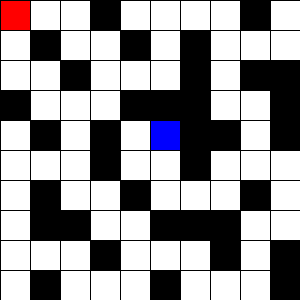
Frame 1 (no input)
Frame 60 (the mouse pressed at the canvas centre just before this capture): identical to frame 1, image omitted
Frame 120 (the mouse held since frame 60 and released just before this capture): identical to frame 1, image omitted

The Processing sketch that drew this single still picture (run headless with seeded random() and noise(); from frame 60 on, the mouse is pressed at the canvas centre):

// Processing sketch: section5
// ── section5.pde

//【発展課題1】迷路の全探索（改良したい版）

int x = 1;
int y = 1;
int count = 0;

int max; //上下左右の中で一番点数が低い方向　上:0　右:1　下:2　左:3
int max2; //上下左右の点数を格納する

int goalX = 6;
int goalY = 5;

color black = color (0);
color white = color (255);
color red = color (255, 0, 0);
color start = color(0, 255, 0);
color goal = color (0, 0, 255);

int [ ][ ] maze = {
  {1, 1, 1, 1, 1, 1, 1, 1, 1, 1, 1, 1},
  {1, 0, 0, 0, 1, 0, 0, 0, 0, 1, 0, 1},
  {1, 0, 1, 0, 0, 1, 0, 1, 0, 0, 0, 1},
  {1, 0, 0, 1, 0, 0, 0, 1, 0, 1, 1, 1},
  {1, 1, 0, 0, 0, 1, 1, 1, 0, 0, 1, 1},
  {1, 0, 1, 0, 1, 0, 0, 1, 1, 0, 1, 1},
  {1, 0, 0, 0, 1, 0, 0, 1, 0, 0, 0, 1},
  {1, 0, 1, 0, 0, 1, 0, 0, 0, 1, 0, 1},
  {1, 0, 1, 1, 0, 0, 1, 1, 1, 0, 0, 1},
  {1, 0, 0, 0, 1, 0, 0, 0, 1, 0, 1, 1},
  {1, 0, 1, 0, 0, 0, 1, 0, 0, 0, 1, 1},
  {1, 1, 1, 1, 1, 1, 1, 1, 1, 1, 1, 1}
};

boolean check = true;

void setup() {
  size (300, 300);
  frameRate(100);
}

void draw() {
  translate(-30, -30);

  //迷路を描画
  for (int i = 0; i < 12; i++) {
    for (int j = 0; j < 12; j++) {
      if ( maze[i][j] == 1) {
        fill(black);
      } else {
        //maze[i][j]が0または2の時に実行
        fill(white);
      }
      rect(30 * j, 30 * i, 30, 30);
    }
  }

  fill(start);
  rect(30, 30, 30, 30);

  fill(goal);
  rect(30 * goalX, 30 * goalY, 30, 30);

  //アニメーションの終了
  if ( x == goalX && goalY == 5) {
    noLoop();
  }

  //初期値の設定
  if (count == 0) {
    fill(red);
    rect (30, 30, 30, 30);
    maze[x][y] = 2;
  }


  //全探索アルゴリズム
  float daze = random(3);

    //上下左右のなかで一番点数が低い方へ進む（ただし1は除く）
    //どの方向が一番点数が低いか考える
  
  max = 0;
  max2 = 0;
    
  //if (maze [y-1][x] != 1) {
  //  max = 0;
  //  max2 = maze [y - 1][x];
  //}
  //if (maze [y][x+1] != 1 && max2 > maze [y][x+1]) {
  //  max = 1;
  //  max2 = maze [y][x+1];
  //}
  //if (maze[y+1][x] != 1 && max2 > maze[y+1][x]) {
  //  max = 2;
  //  max2 = maze[y + 1][x];
  //}
  //if (maze[y][x-1] != 1 && max2 > maze[y][x-1]) {
  //  max = 3;
  //  max2 = maze[y][x-1];
  //}
  
  println(max);
  
  //進める方向に進む
  switch(max) {
    case 0:
    
  }
}
